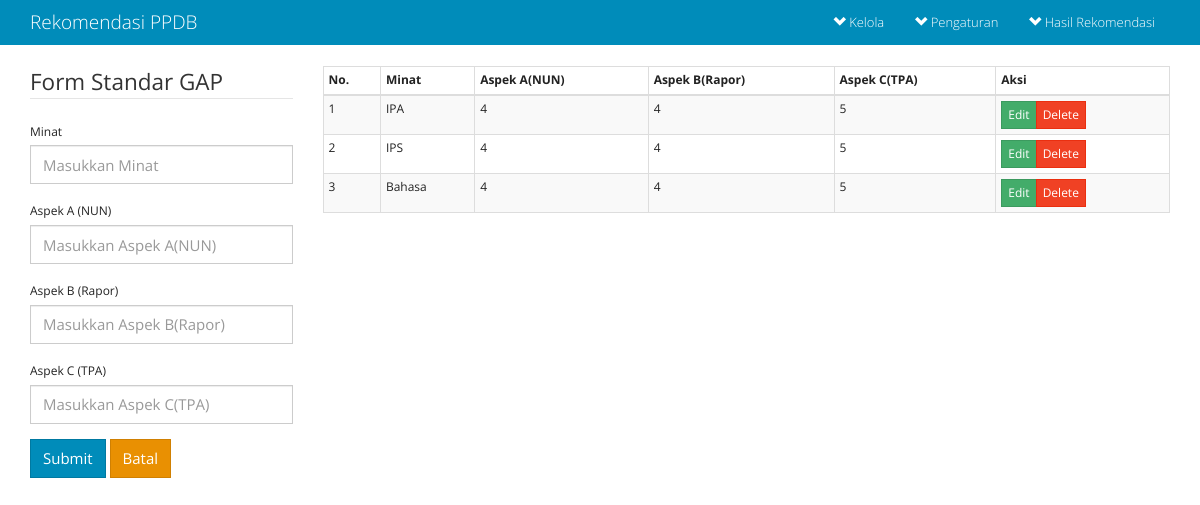
Page /fuzzyhibrid2/gap.php on the committed database.
### tables this page shows
CREATE TABLE `standard_gap` (
  `id_gap` int(11) NOT NULL AUTO_INCREMENT,
  `minat` varchar(50) NOT NULL,
  `a_nun` tinyint(4) NOT NULL,
  `b_rapor` tinyint(4) NOT NULL,
  `c_tpa` tinyint(4) NOT NULL,
  `datetime` datetime NOT NULL,
  PRIMARY KEY (`id_gap`)
);

### fuzzyhibrid2/gap.php (called while the page is built, shortened)
<?php include('header.php'); ?>
<?php include('content-gap.php'); ?>
<?php include('footer.php'); ?>

### fuzzyhibrid2/list-gap.php (the view, shortened to what this page needs)
<?php
$sql="select * from standard_gap ";
$result=mysql_query($sql)or die('Maaf, Query GAP Salah:'.mysql_error());
$numrows=mysql_num_rows($result);
function show_fuzzy($show){
	global $result,$numrows;
	if($numrows>0){
		$i=1;
		while($row=mysql_fetch_array($result)):
			?>
				<tr>
					<td><?php echo $i; ?></td>
					<td><?php echo $row['minat'] ?></td>
					<td><?php echo $row['a_nun'] ?></td>
					<td><?php echo $row['b_rapor'] ?></td>
					<td><?php echo $row['c_tpa'] ?></td>
				<?php
					switch ($show) {
						case 'all':
							?>
							<td><div class="btn-group">
								<a href="proses_baru.php?form=gap&a=edit&id=<?php echo $row['id_gap'] ?>" class="btn btn-xs btn-success">Edit</a>
								<a href="proses_baru.php?form=gap&a=delete&id=<?php echo $row['id_gap'] ?>" class="btn btn-xs btn-danger">Delete</a>
							</div></td>
							<?php
							break;
							?>
							<?php
					}
				?>
				</tr>
			<?php
			$i++;
		endwhile;
	}else{
		?>
		<tr><td colspan="6" class="text-center">Tidak ada data dalam database</td></tr>
		<?php
	}
}
?>

### rows in the picture
standard_gap: minat "IPA", a_nun "4", b_rapor "4", c_tpa "5"
standard_gap: minat "IPS", a_nun "4", b_rapor "4", c_tpa "5"
standard_gap: minat "Bahasa", a_nun "4", b_rapor "4", c_tpa "5"
